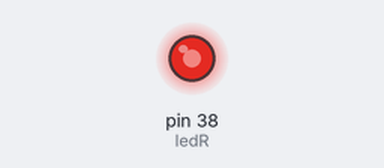
Bench run of a sketch on a simulated Arduino Mega 2560, built with avr-gcc and run on an emulated ATmega2560. Shown: output pins drawn as LEDs (lit = HIGH). What the sketch prints to the serial monitor is not drawn.

Above: at 0.28 s.
At 18.1 s:
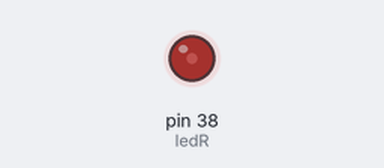
At 31.1 s:
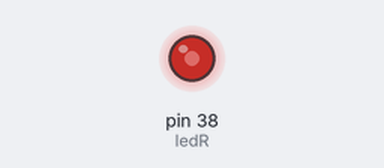
Timing chart, 0 to 40.0 s (numbered marks = the images above):
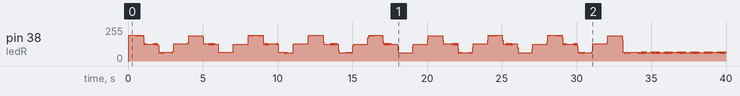

The sketch:

pattern_tx.ino
```cpp
/*
 * The VLC transmitter is equipped with an RGB LED.
 * The LED's three channels, R, G, B, can be controlled individually.
 * The R channel is connected to Pin 38 of the Arduino Due
 * The G channel is connected to Pin 42 of the Arduino Due
 * The B channel is connected to Pin 34 of the Arduino Due
 */
const int ledR= 38; // GPIO for controlling R channel
const int ledG= 42; // GPIO for controlling G channel
const int ledB= 34; // GPIO for controlling B channel


/*
 * Brightness of each channel.
 * The range of the brightness is [0, 255].
 * *  0 represents the highest brightness
 * *  255 represents the lowest brightness
 */
int britnessR = 255; // Default: lowest brightness
int britnessG = 255; // Default: lowest brightness
int britnessB = 255; // Default: lowest brightness

int tx_interval = 1;

int patterns[4][4] = {{1,0,0,0}, {0,1,1,0}, {1,0,1,1}, {1,0,1,0}};
int pattern_count = 0;
int bit_count = 0;
int t0;

void setup() {
  // put your setup code here, to run once:
  Serial.begin(115200);
  t0 = millis();
}

void loop() {
  if ((millis() - t0) > 1000) {
    pattern_count++;
    Serial.println((String) "Pattern " + pattern_count);
    t0 = millis();
  }
  if (patterns[pattern_count%4][bit_count%4] == 0) {
    analogWrite(ledR, 255);
  } else {
    analogWrite(ledR, 0);
  }
  bit_count++;

  delay(tx_interval);
}
```
